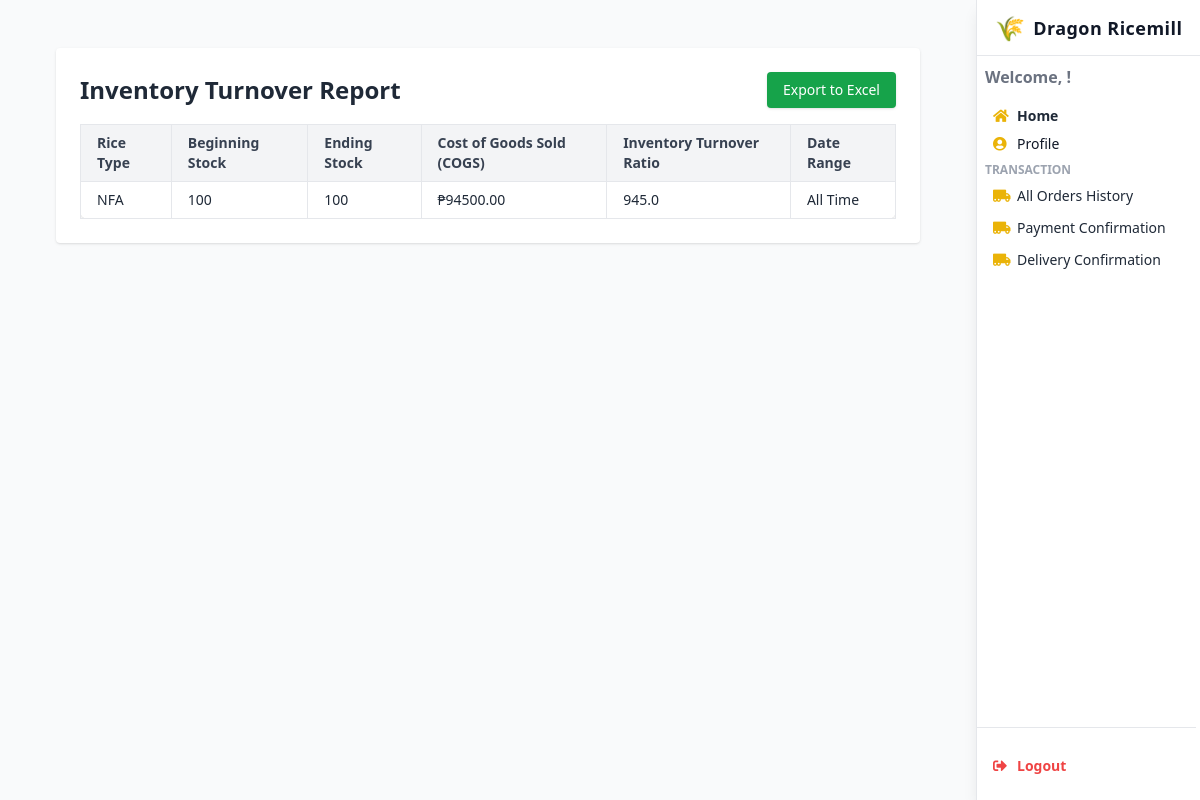
Before: /inventory_turnover/ with the older database file.
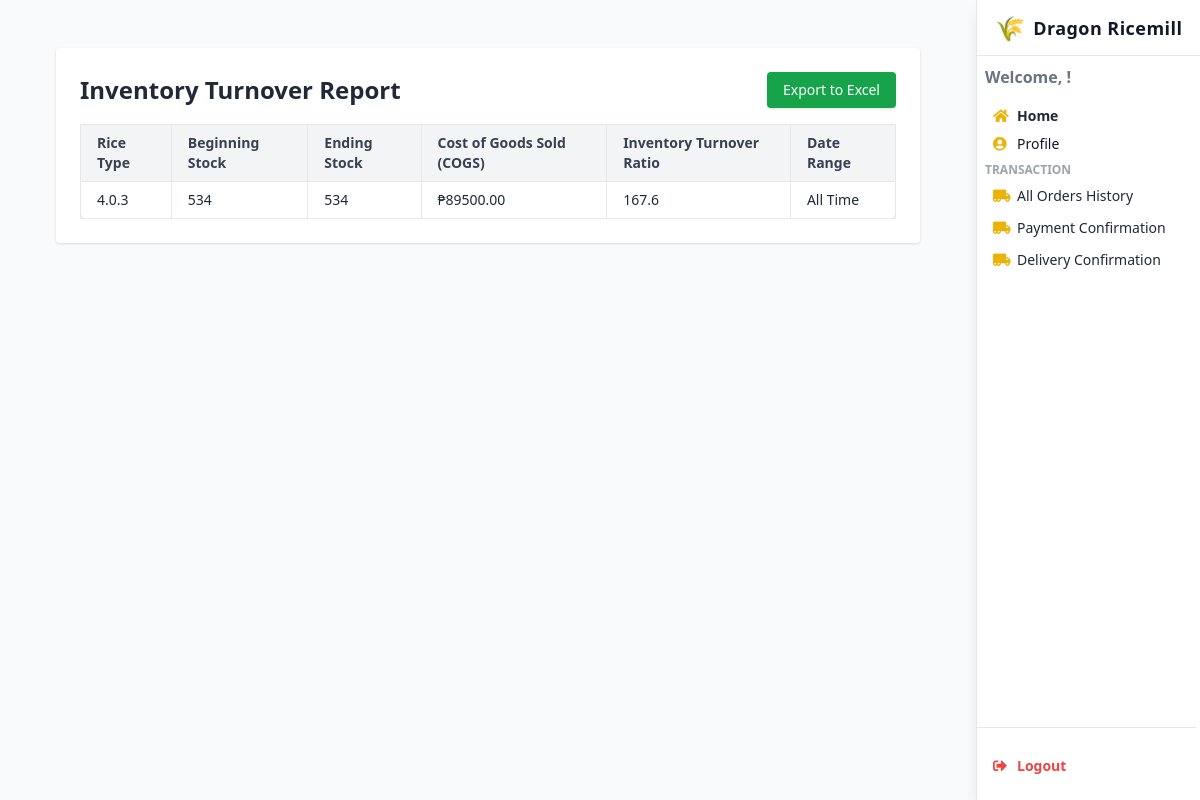
After: the same page with the newer database file.
### webapp/models.py (models this page shows, shortened)
class Rice(models.Model):
    riceID = models.AutoField(primary_key=True)
    rice_type = models.CharField(max_length=100, unique=True)
    description = models.TextField(blank=True, null=True)
    is_active = models.BooleanField(default=True)
    class Meta:
        db_table = 'Rice'

### webapp/views.py (the view, shortened to what this page needs)
# urls.py: path('inventory_turnover/', views.inventory_turnover_report, name='inventory_turnover'),
def inventory_turnover_report(request):
    start_date = request.GET.get('start-date')
    end_date = request.GET.get('end-date')
    orders = CustomerOrder.objects.all()
    rice_types = Rice.objects.all()
    turnover_data = []
    from .models import Stock
    for rice in rice_types:
        rice_orders = orders.filter(rice_type=rice)
        total_sales = rice_orders.aggregate(total=Sum('quantity'))['total'] or 0
        stocks = Stock.objects.filter(rice_type=rice)
        beginning_stock = stocks.aggregate(total=Sum('stock_in'))['total'] or 0
        ending_stock = stocks.aggregate(total=Sum('current_stock'))['total'] or 0
        price_per_sack = stocks.order_by('-last_updated').first().price_per_sack if stocks.exists() else 0
        total_cogs = total_sales * float(price_per_sack)
        try:
            average_inventory = (beginning_stock + ending_stock) / 2
            turnover_ratio = (total_cogs / average_inventory) if average_inventory else 0
        except ZeroDivisionError:
            turnover_ratio = 0
        if total_sales > 0:
            turnover_data.append({
                'rice_type': rice.rice_type,
                'beginning_stock': beginning_stock,
                'ending_stock': ending_stock,
                'cogs': round(total_cogs, 2),
                'inventory_turnover_ratio': round(turnover_ratio, 2),
            })
    return render(request, 'inventory_turnover_Report.html', {
        'turnover_data': turnover_data,
        'start_date': start_date,
        'end_date': end_date,
    })

### webapp/templates/Inventory_Turnover_Report.html (shortened to what the changed rows need)
{% load humanize %}
<!DOCTYPE html>
<html lang="en">
<head>
  <script src="https://cdn.tailwindcss.com"></script>
  <link href="https://cdnjs.cloudflare.com/ajax/libs/font-awesome/5.15.3/css/all.min.css" rel="stylesheet" />
</head>
<body class="bg-gray-100 text-gray-800 min-h-screen font-sans leading-relaxed overflow-x-hidden">
<div class="mr-56 min-h-screen bg-gray-50">
  <main class="max-w-screen-xl mx-auto px-4 py-6 sm:px-6 lg:px-8">
  <main class="p-6">
    <section class="bg-white p-6 rounded shadow mb-6">
      <div class="flex justify-between items-center mb-4">
        <h1 class="text-2xl font-semibold text-gray-800">Inventory Turnover Report</h1>
      </div>
    <div class="overflow-x-auto">
        <table id="turnover-table" class="w-full text-sm text-left border border-gray-200 shadow rounded-lg">
            <thead class="bg-gray-100 text-gray-700">
                <tr>
                    <th class="px-4 py-2 border">Rice Type</th>
                    <th class="px-4 py-2 border">Beginning Stock</th>
                    <th class="px-4 py-2 border">Ending Stock</th>
                    <th class="px-4 py-2 border">Cost of Goods Sold (COGS)</th>
                    <th class="px-4 py-2 border">Inventory Turnover Ratio</th>
                    <th class="px-4 py-2 border">Date Range</th>
                </tr>
            </thead>
            <tbody>
                {% for item in turnover_data %}
                    <tr class="border-t">
                        <td class="px-4 py-2 border">{{ item.rice_type }}</td>
                        <td class="px-4 py-2 border">{{ item.beginning_stock }}</td>
                        <td class="px-4 py-2 border">{{ item.ending_stock }}</td>
                        <td class="px-4 py-2 border">₱{{ item.cogs|floatformat:2 }}</td>
                        <td class="px-4 py-2 border">{{ item.inventory_turnover_ratio }}</td>
                        <td class="px-4 py-2 border">
                            {% if start_date and end_date %}
                                {{ start_date }} to {{ end_date }}
                            {% else %}
                                All Time
                            {% endif %}
                        </td>
                    </tr>
                {% empty %}
                    <tr>
                        <td colspan="6" class="text-center py-4 text-gray-500">No data available for the selected date range.</td>
                    </tr>
                {% endfor %}
            </tbody>
        </table>
    </div>
</div>
</body>
</html>

Changed rows visible on the page:
removed Rice: rice_type "NFA"
added Rice: rice_type "4.0.3"
Other visible differences:
new list line: "534 534 ₱ 89500.00 167.6 All Time"
list line gone: "100 100 ₱ 94500.00 945.0 All Time"
